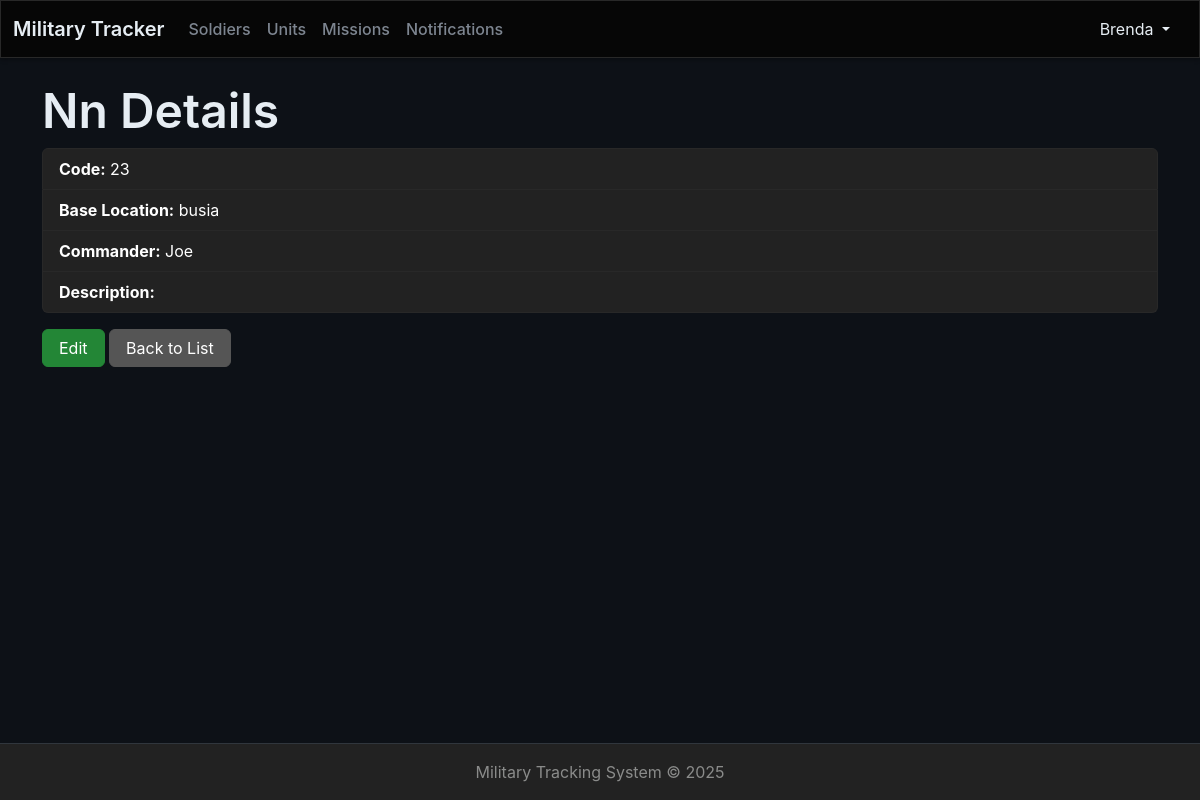
/2/unit-detail/ (signed in), run on the app's committed database.
### accounts/models.py (models this page shows, shortened)
class CustomUser(AbstractUser):
    ROLE_CHOICES = [
        ('admin', 'Admin'),
        ('family', 'Family'),
    ]
    role = models.CharField(max_length=10, default='family')
    phone_number = models.CharField(max_length=15, blank=True)
    is_active = models.BooleanField(default=True)

### units/models.py (models this page shows, shortened)
class Unit(models.Model):
    unit_name = models.CharField(max_length=100)
    unit_code = models.CharField(max_length=20, unique=True)
    base_location = models.CharField(max_length=100)
    commander_name = models.CharField(max_length=100)
    description = models.TextField(blank=True)
    is_active = models.BooleanField(default=True)
    created_at = models.DateTimeField(auto_now_add=True)
    updated_at = models.DateTimeField(auto_now=True)

### units/views.py (the view)
# urls.py: path('<int:pk>/unit-detail/', unit_detail, name='unit_detail'),
@login_required
def unit_detail(request, pk):
    unit = get_object_or_404(Unit, pk=pk)
    return render(request, 'tem/details.html', {'unit': unit})

### units/templates/tem/details.html (shortened to what this page needs)
{% extends 'base/base.html' %}
{% load static %}
{% block 'body' %}
<h2>{{ unit.unit_name }} Details</h2>
<ul class="list-group">
  <li class="list-group-item"><strong>Code:</strong> {{ unit.unit_code }}</li>
  <li class="list-group-item"><strong>Base Location:</strong> {{ unit.base_location }}</li>
  <li class="list-group-item"><strong>Commander:</strong> {{ unit.commander_name }}</li>
  <li class="list-group-item"><strong>Description:</strong> {{ unit.description }}</li>
</ul>
<a href="{% url 'unit_update' unit.pk %}" class="btn btn-primary mt-3">Edit</a>
<a href="{% url 'unit_list' %}" class="btn btn-secondary mt-3">Back to List</a>
{% endblock %}

### main/templates/base/base.html (shortened to what this page needs)
{% load static %}
<!DOCTYPE html>
<html lang="en" class="h-100">
<head>
    <link href="{% static 'css/bootstrap.min.css' %}" rel="stylesheet">
    <link href="{% static 'css/style.css' %}" rel="stylesheet">
</head>
<body class="d-flex flex-column h-100">
    <nav class="navbar navbar-expand-lg navbar-dark bg-dark">
        <div class="container-fluid">
            <a class="navbar-brand" href="{% url 'home_page' %}">Military Tracker</a>
            <div class="collapse navbar-collapse" id="navbarNav">
                <ul class="navbar-nav me-auto mb-2 mb-lg-0">
                    {% if user.is_authenticated %}
                        {% if user.role == 'admin' or user.role == 'superuser' %}
                            <li class="nav-item"><a href="{% url 'soldier_home' %}" class="nav-link">Soldiers</a></li>
                            <li class="nav-item"><a href="{% url 'unit_home' %}" class="nav-link">Units</a></li>
                            <li class="nav-item"><a href="{% url 'mission_home' %}" class="nav-link">Missions</a></li>
                            <li class="nav-item"><a href="{% url 'notification_home' %}" class="nav-link">Notifications</a></li>
                        {% elif user.role == 'family' %}
                            <li class="nav-item"><a href="{% url 'family_dashboard' %}" class="nav-link">My Dashboard</a></li>
                        {% endif %}
                    {% endif %}
                </ul>
                <div class="d-flex">
                   {% if user.is_authenticated %}
                        <div class="dropdown show">
                            <button class="btn btn-transparent dropdown-toggle" type="button"  data-bs-toggle="dropdown" aria-expanded="false">
                                {{ user.username }}
                            </button>
                        </div>
                    {% else %}
                        <a href="{% url 'login' %}" class="btn btn-outline-light btn-sm me-2">Login</a>
                        <a href="{% url 'register' %}" class="btn btn-light btn-sm">Register</a>
                    {% endif %}
                </div>
            </div>
        </div>
    </nav>
    <div class="container mt-4">
        {% block 'body' %}
        {% endblock %}
    </div>
    <footer class="footer mt-auto py-3 bg-light">
        <div class="container text-center">
            <span class="text-muted">Military Tracking System &copy; {% now "Y" %}</span>
        </div>
    </footer>
</body>
</html>

### main/static/css/style.css (style rules this page uses)
:root { --bs-primary: #238636; --bs-secondary: #7d8590; --bs-success: #238636; --bs-info: #0969da; --bs-warning: #fb8500; --bs-danger: #da3633; --bs-light: #21262d; --bs-dark: #0d1117; --primary-bg: #0d1117; --secondary-bg: #161b22; --tertiary-bg: #21262d; --accent-bg: #30363d; --border-color: #30363d; --text-primary: #e6edf3; --text-secondary: #7d8590; --text-muted: #656d76; --accent-color: #238636; --accent-hover: #2ea043; --navbar-bg: #010409; --footer-bg: #0d1117; --card-bg: #161b22; --input-bg: #0d1117; --input-border: #30363d; --input-focus: #0969da; --shadow: rgba(0, 0, 0, 0.3); --bs-body-bg: #0d1117; --bs-body-color: #e6edf3; --bs-border-color: #30363d; --bs-link-color: #238636; --bs-link-hover-color: #2ea043; }
body { background-color: var(--primary-bg); color: var(--text-primary); font-family: -apple-system, BlinkMacSystemFont, 'Segoe UI', 'Noto Sans', Helvetica, Arial, sans-serif; overflow-x: hidden; }
.navbar-dark { background-color: var(--navbar-bg); border-bottom: 1px solid var(--border-color); box-shadow: 0 2px 4px var(--shadow); }
.navbar-brand { color: var(--text-primary); font-weight: 600; }
.navbar-dark .navbar-nav .nav-link { color: var(--text-secondary); font-weight: 500; transition: color 0.3s ease; }
.btn-primary { background-color: var(--accent-color); border-color: var(--accent-color); color: white; }
.footer { background-color: var(--footer-bg); border-top: 1px solid var(--border-color); }
.footer .text-muted { color: var(--text-muted); }
a { color: var(--accent-color); transition: color 0.3s ease; }
h1, h2, h3, h4, h5, h6 { color: var(--text-primary); font-weight: 600; }
.btn, .form-control, .form-select, .navbar-nav .nav-link { transition: all 0.3s ease; }

### data on the page
CustomUser: username "Brenda"
Unit: unit_name "Nn", unit_code "23", base_location "busia", commander_name "Joe"
